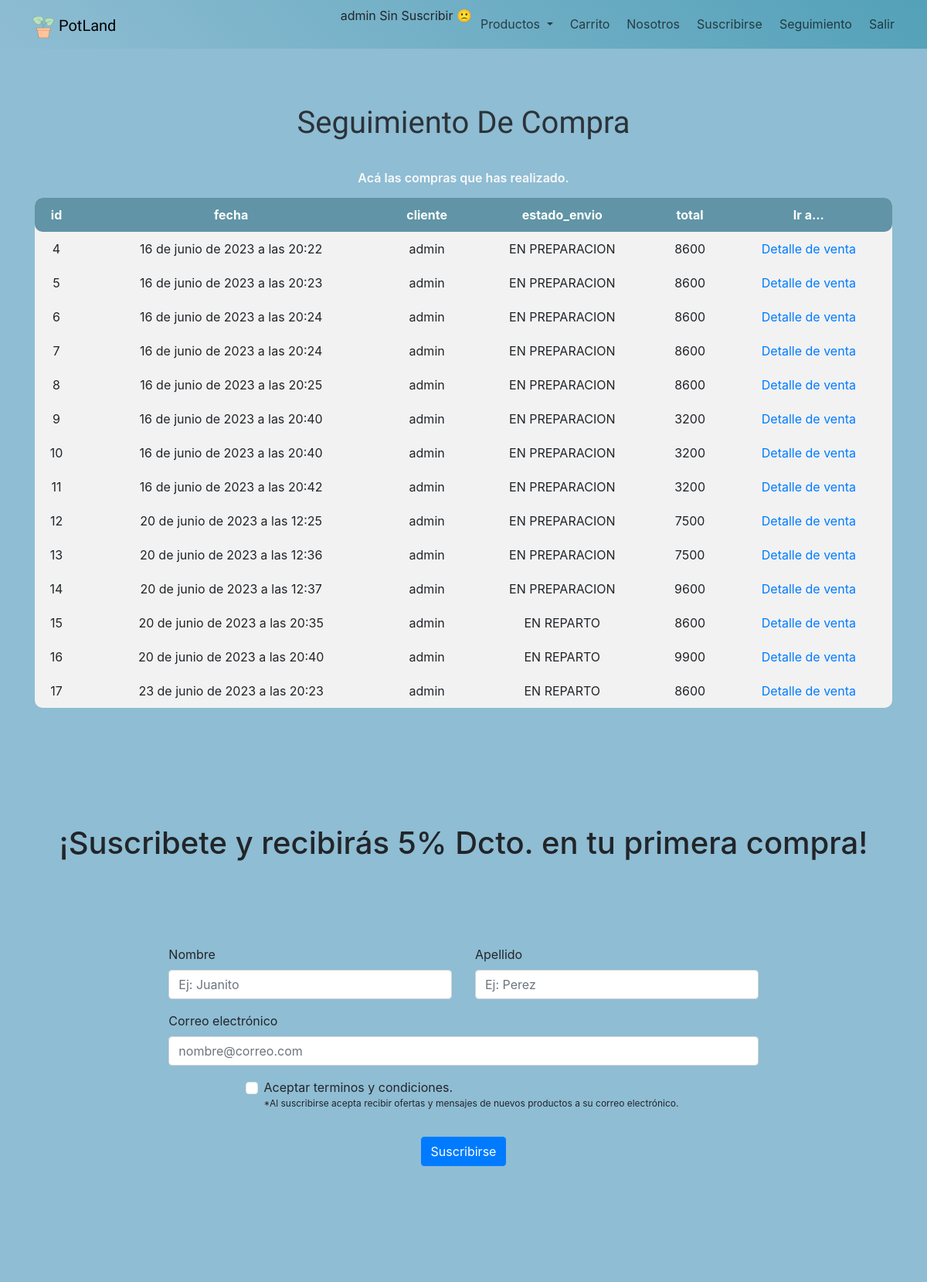
/historial_compra (signed in), run on the app's committed database.
### core/models.py (models this page shows, shortened)
class Venta(models.Model):
    id = models.AutoField(primary_key=True)
    fecha = models.DateTimeField(default=datetime.now)
    cliente = models.ForeignKey(to=User, on_delete=models.CASCADE)
    estado_envio = models.CharField(max_length=15, default="EN PREPARACION")
    total = models.IntegerField()

### core/views.py (the view)
# urls.py: path('historial_compra', historial_compra, name="historial_compra"),
def historial_compra(request):
    if request.user.is_authenticated:
        redirect(to="login")
    compras = Venta.objects.filter(cliente=request.user)
    return render(request, 'core/historial_compra.html', {'compras': compras})

### core/templates/core/historial_compra.html (shortened to what this page needs)
{% extends 'core/base-index.html' %}
{% load static %}
{% block css %}
<link rel="stylesheet" href="{% static 'css/products.css' %}"/>
{% endblock %}
{% block content %}
    <div class="products">
        <div class="container">
            <h1 class="lg-title">Seguimiento de Compra</h1>
            <p class="text-light">Acá las compras que has realizado.</p>
            <table class="cart-table">
                <thead>
                    <tr>
                        <th>id</th>
                        <th>fecha</th>
                        <th>cliente</th>
                        <th>estado_envio</th>
                        <th>total</th>
                        <th>Ir a...</th>
                    </tr>
                </thead>
                <tbody>
                  {% for item in compras %}
                      <tr>
                          <td>{{ item.id }}</td>
                          <td>{{ item.fecha }}</td>
                          <td>{{ item.cliente }}</td>
                          <td>{{ item.estado_envio }}</td>
                          <td>{{ item.total }}</td>
                          <td><a href="{% url 'detalle' item.id %}" class="custom-button">Detalle de venta</a></td>
                      </tr>
                  {% endfor %}
              </tbody>
            </table>
        </div>
    </div>
{% endblock %}

### core/templates/core/base-index.html (shortened to what this page needs)
{% load static %}
<!DOCTYPE html>
<html lang="en">
  <head>
    {% block css %}
    {% endblock %}
    <link
      rel="stylesheet"
      href="https://cdnjs.cloudflare.com/ajax/libs/font-awesome/6.3.0/css/all.min.css"
    />
    <link
      href="https://cdn.jsdelivr.net/npm/bootstrap@5.3.0-alpha2/dist/css/bootstrap.min.css"
      rel="stylesheet"
    />
    <link rel="stylesheet" href="https://stackpath.bootstrapcdn.com/bootstrap/4.3.1/css/bootstrap.min.css">
  </head>
    <body>
        <div class="header">
        <div class="menu-bar">
            <nav class="navbar navbar-expand-lg">
            <div class="container-fluid">
                <a class="navbar-brand" href="{% url 'home' %}"
                ><img src="{% static 'img/icons8-planta-en-maceta-40.png'%}" /> PotLand</a
                >
                <div class="collapse navbar-collapse" id="navbarNav">
                <ul class="navbar-nav ms-auto">
                    {% if user.is_authenticated and user.is_staff%}
                        {{user.username}}
                        {% if suscrito %}
                            Suscrito 🎖️
                        {% else %}
                            Sin Suscribir 🙁
                        {% endif %}
                        <li class="nav-item dropdown">
                            <a class="nav-link dropdown-toggle" href="#" role="button" data-bs-toggle="dropdown" aria-expanded="false">
                                Productos
                            </a>
                            </li>
                            <li class="nav-item">
                                <a class="nav-link" href="{% url 'carrito' %}">Carrito</a>
                            </li>
                            <li class="nav-item">
                                <a class="nav-link" href="#scrollspyHeading2">Nosotros</a>
                            </li>
                            <li class="nav-item">
                                <a class="nav-link" href="{% url 'suscribir' %}">Suscribirse</a>
                            </li>
                            <li class="nav-item">
                                <a class="nav-link" href="{% url 'historial_compra' %}">Seguimiento</a>
                            </li>
                        <a class="nav-link" href="{% url 'logout' %}">Salir</a>
                    {% endif %}
                </ul>
                </div>
            </div>
            </nav>
        </div>
        </div>
        {% block content %}
        {% endblock  %}
        <div id="footer">
            <div class="suscripcion">
                <h4 id="suscipcion-id" class="suscipcion-titulo">
                ¡Suscribete y recibirás 5% Dcto. en tu primera compra!
                </h4>
                <form class="row g-3">
                <div class="sus-nombre col-md-4">
                    <label for="validationDefault01" class="form-label">Nombre</label>
                    <input
                    type="text"
                    class="form-control"
                    id="validationDefault01"
                    value=""
                    placeholder="Ej: Juanito"
                    required
                    />
                </div>
                <div class="col-md-4">
                    <label for="validationDefault02" class="form-label">Apellido</label>
                    <input
                    type="text"
                    class="form-control"
                    id="validationDefault02"
                    value=""
                    placeholder="Ej: Perez"
                    required
                    />
                </div>
                <div class="col-md-6 col-lg-8">
                    <label for="validationDefault03" class="form-label">Correo electrónico</label>
                    <input type="text" class="form-control" id="validationDefault03" placeholder="nombre@correo.com" required/>
                </div>
                <div class="terminos">
                    <div class="form-check">
                    <input
                        class="form-check-input" type="checkbox" value="" id="invalidCheck2" required/>
                    <label class="form-check-label" for="invalidCheck2">
                        Aceptar terminos y condiciones.
                    </label>
                    <p class="terminos-desc">
                        *Al suscribirse acepta recibir ofertas y mensajes de nuevos
                        productos a su correo electrónico.
                    </p>
                    </div>
                </div>
                <div class="suscripcion-btn">
                    <button class="btn btn-primary" type="button" data-bs-target="#suscripcion-index" data-bs-toggle="modal">Suscribirse</button>
                </div>
                </form>
            </div>
        </div>
    </body>
</html>

### core/static/css/products.css (style rules this page uses)
* { margin: 0; padding: 0; box-sizing: border-box; }
body { font-family: 'Nunito', sans-serif; }
img { width: 100%; display: block; }
.container { width: 85vw; margin: 0 auto; }
.lg-title,.md-title,.sm-title { font-family: 'Satisfy', cursive; padding: 0.6rem 0; text-transform: capitalize; }
.lg-title { font-size: 2.5rem; font-weight: 500; text-align: center; padding: 1.3rem 0; opacity: 0.9; }
.text-light { font-size: 1rem; font-weight: 600; line-height: 1.5; opacity: 1; margin: 0.4rem 0; }
.products { background: #8fbdd3; padding: 3.2rem 0; }
.products .text-light { text-align: center; width: 70%; margin: 0.9rem auto; }
.menu-bar { background: linear-gradient(45deg, #8fbdd3, #53a1b8); }
.nav-link { font-size: 16px; margin: 3px; color: #FFFFFF; font-weight: 500; }
.navbar-brand { width: 150px; margin-top: 5px; margin-left: 10px; font-family: 'Satisfy', cursive; }
.navbar-brand > img { width: 30px; display: inline; }
@media screen and (min-width: 1200px) { .products .text-light { width: 50%; } }
#footer { background-color: #8fbdd3; }
.suscripcion .suscipcion-titulo { display: flex; padding: 100px 50px 100px 50px; justify-content: center; font-size: 40px; text-align: center; }
.suscripcion .row { display: flex; justify-content: center; }
.terminos { display: flex; justify-content: center; }
.suscripcion-btn { display: flex; justify-content: center; padding-bottom: 150px; }
.form-check .terminos-desc { font-size: 12px; }
@media screen and (min-width: 1100px) { .suscripcion { margin-left: 20px; margin-right: 20px; } }
.cart-table { width: 100%; border-collapse: collapse; background-color: #f2f2f2; border-radius: 10px; }
.cart-table thead { background-color: #6094a6; color: white; }
.cart-table th, .cart-table td { padding: 10px; text-align: center; }
.cart-table th:first-child, .cart-table td:first-child { border-top-left-radius: 10px; border-bottom-left-radius: 10px; }
.cart-table th:last-child, .cart-table td:last-child { border-top-right-radius: 10px; border-bottom-right-radius: 10px; }

### data on the page
Venta: id "4", fecha "16 de junio de 2023 a las 20:22", cliente "admin", estado_envio "EN PREPARACION", total "8600"
Venta: id "5", fecha "16 de junio de 2023 a las 20:23", cliente "admin", estado_envio "EN PREPARACION", total "8600"
Venta: id "6", fecha "16 de junio de 2023 a las 20:24", cliente "admin", estado_envio "EN PREPARACION", total "8600"
Venta: id "7", fecha "16 de junio de 2023 a las 20:24", cliente "admin", estado_envio "EN PREPARACION", total "8600"
Venta: id "8", fecha "16 de junio de 2023 a las 20:25", cliente "admin", estado_envio "EN PREPARACION", total "8600"
Venta: id "9", fecha "16 de junio de 2023 a las 20:40", cliente "admin", estado_envio "EN PREPARACION", total "3200"
Venta: id "10", fecha "16 de junio de 2023 a las 20:40", cliente "admin", estado_envio "EN PREPARACION", total "3200"
Venta: id "11", fecha "16 de junio de 2023 a las 20:42", cliente "admin", estado_envio "EN PREPARACION", total "3200"
Venta: id "12", fecha "20 de junio de 2023 a las 12:25", cliente "admin", estado_envio "EN PREPARACION", total "7500"
Venta: id "13", fecha "20 de junio de 2023 a las 12:36", cliente "admin", estado_envio "EN PREPARACION", total "7500"
Venta: id "14", fecha "20 de junio de 2023 a las 12:37", cliente "admin", estado_envio "EN PREPARACION", total "9600"
Venta: id "15", fecha "20 de junio de 2023 a las 20:35", cliente "admin", estado_envio "EN REPARTO", total "8600"
Venta: id "16", fecha "20 de junio de 2023 a las 20:40", cliente "admin", estado_envio "EN REPARTO", total "9900"
Venta: id "17", fecha "23 de junio de 2023 a las 20:23", cliente "admin", estado_envio "EN REPARTO", total "8600"

### other printed values
{{ user.username }} "admin"
